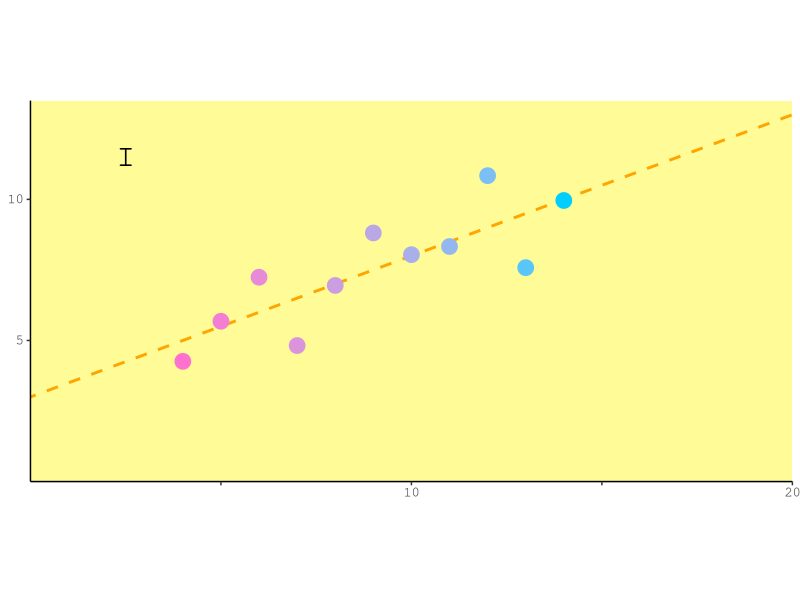
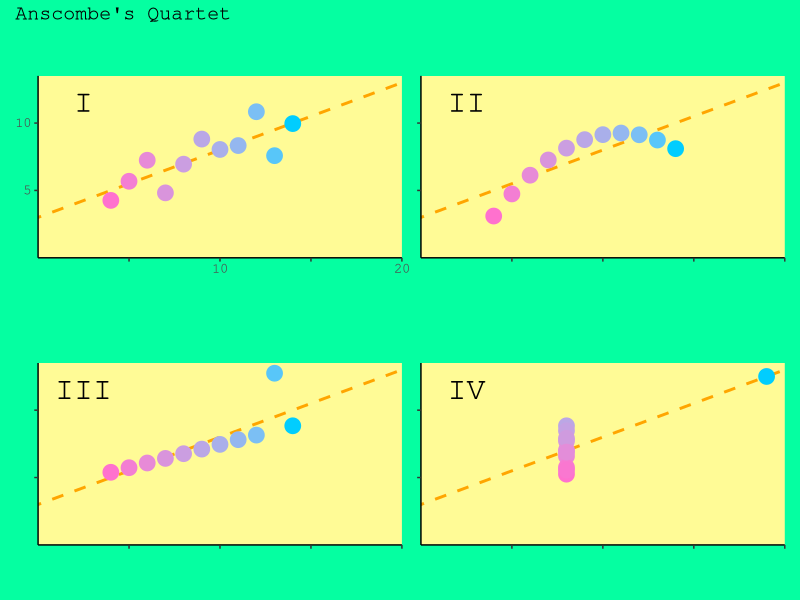
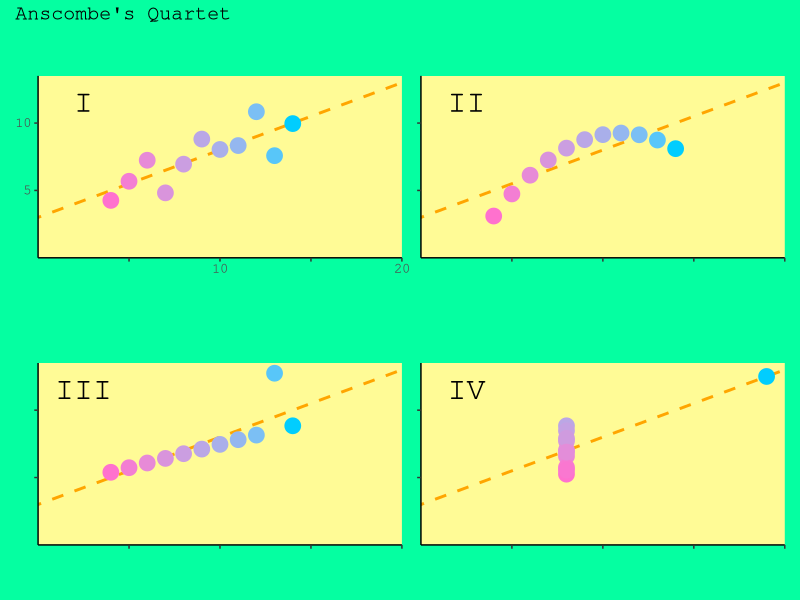

The R source for these figures, in order:
library(tidyverse)
library(patchwork)

anscombe

?theme_set

theme_update(panel.background = element_rect(fill = "#fffb96"),
          axis.line = element_line(color = "black"),
          aspect.ratio = 1/2,
          axis.text = element_text(family = "mono", size = 10),
          plot.background = element_rect(linetype = 0),
          panel.grid = element_blank())

anscombe %>% ggplot(aes(x = x1, y = y1,
                        color = x1)) +
  geom_abline(slope = 0.5, intercept = 3,
              color = "orange", linetype = "dashed", size = 1) +
  geom_point(size = 5, show.legend = FALSE) +
  coord_cartesian(xlim = c(0, 20), ylim = c(0, 13.5), expand = FALSE) +
  scale_x_continuous(breaks = c(5, 10, 15, 20),
                     labels = c("", 10, "", 20)) +
  scale_y_continuous(breaks = c(5, 10)) +
  scale_color_gradient(low = "#ff71ce", high = "#01cdfe") +
  labs(x = NULL, y = NULL) +
  annotate("text", x = 2.5, y = 11.5,
           label = "I",
           size = 8,
           family = "mono")

p1 <- anscombe %>% ggplot(aes(x = x1, y = y1,
                              color = x1)) +
  geom_abline(slope = 0.5, intercept = 3,
              color = "orange", linetype = "dashed", size = 1) +
  geom_point(size = 5, show.legend = FALSE) +
  coord_cartesian(xlim = c(0, 20), ylim = c(0, 13.5), expand = FALSE) +
  scale_x_continuous(breaks = c(5, 10, 15, 20),
                     labels = c("", 10, "", 20)) +
  scale_y_continuous(breaks = c(5, 10)) +
  scale_color_gradient(low = "#ff71ce", high = "#01cdfe") +
  labs(x = NULL, y = NULL) +
  annotate("text", x = 2.5, y = 11.5,
           label = "I",
           size = 8,
           family = "mono")

p2 <- anscombe %>% ggplot(aes(x = x2, y = y2,
                              color = x2)) +
  geom_abline(slope = 0.5, intercept = 3,
              color = "orange", linetype = "dashed", size = 1) +
  geom_point(size = 5, show.legend = FALSE) +
  coord_cartesian(xlim = c(0, 20), ylim = c(0, 13.5), expand = FALSE) +
  scale_x_continuous(breaks = c(5, 10, 15, 20),
                     labels = NULL) +
  scale_y_continuous(breaks = c(5, 10),
                     labels = NULL) +
  scale_color_gradient(low = "#ff71ce", high = "#01cdfe") +
  labs(x = NULL, y = NULL) +
  annotate("text", x = 2.5, y = 11.5,
           label = "II",
           size = 8,
           family = "mono")

p3 <- anscombe %>% ggplot(aes(x = x3, y = y3,
                              color = x3)) +
  geom_abline(slope = 0.5, intercept = 3,
              color = "orange", linetype = "dashed", size = 1) +
  geom_point(size = 5, show.legend = FALSE) +
  coord_cartesian(xlim = c(0, 20), ylim = c(0, 13.5), expand = FALSE) +
  scale_x_continuous(breaks = c(5, 10, 15, 20),
                     labels = NULL) +
  scale_y_continuous(breaks = c(5, 10),
                     labels = NULL) +
  scale_color_gradient(low = "#ff71ce", high = "#01cdfe") +
  labs(x = NULL, y = NULL) +
  annotate("text", x = 2.5, y = 11.5,
           label = "III",
           size = 8,
           family = "mono")

p4 <- anscombe %>% ggplot(aes(x = x4, y = y4,
                              color = y4)) +
  geom_abline(slope = 0.5, intercept = 3,
              color = "orange", linetype = "dashed", size = 1) +
  geom_point(size = 5, show.legend = FALSE) +
  coord_cartesian(xlim = c(0, 20), ylim = c(0, 13.5), expand = FALSE) +
  scale_x_continuous(breaks = c(5, 10, 15, 20),
                     labels = NULL) +
  scale_y_continuous(breaks = c(5, 10),
                     labels = NULL) +
  scale_color_gradient(low = "#ff71ce", high = "#01cdfe") +
  labs(x = NULL, y = NULL) +
  annotate("text", x = 2.5, y = 11.5,
           label = "IV",
           size = 8,
           family = "mono")

p <- (p1 + p2) / (p3 + p4)
p + plot_annotation(title = "Anscombe's Quartet") &
  theme(text = element_text(family = "mono", size = 12),
        plot.background = element_rect(fill = "#05ffa1"))

ggsave("anscombe/anscombe.png", dpi = 600)
